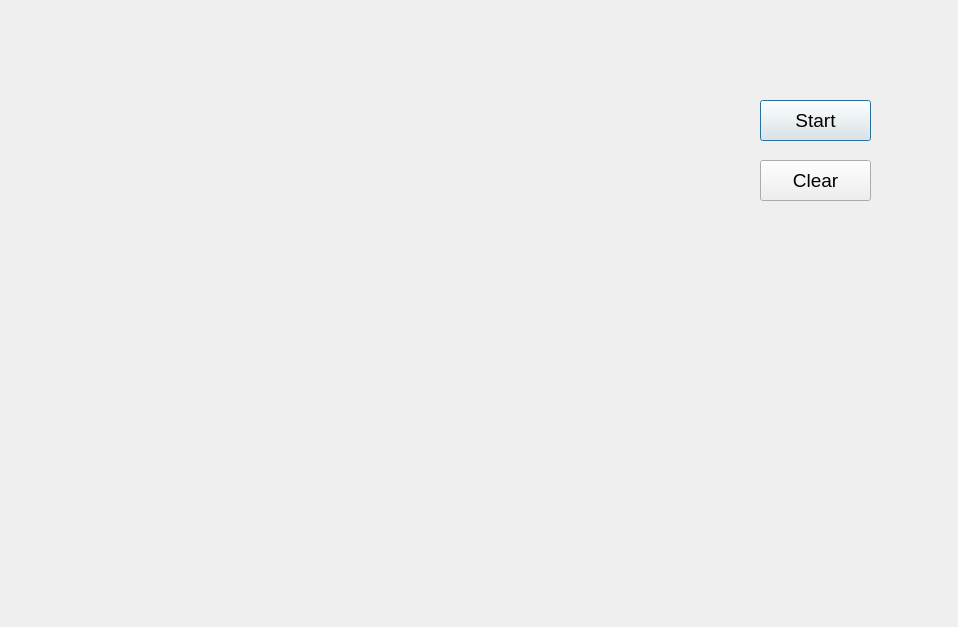
<?xml version="1.0" encoding="UTF-8"?>
<ui version="4.0">
 <class>MapDialog</class>
 <widget class="QDialog" name="MapDialog">
  <property name="geometry">
   <rect>
    <x>0</x>
    <y>0</y>
    <width>958</width>
    <height>627</height>
   </rect>
  </property>
  <property name="windowTitle">
   <string>Dialog</string>
  </property>
  <widget class="QPushButton" name="pushButton">
   <property name="geometry">
    <rect>
     <x>760</x>
     <y>100</y>
     <width>111</width>
     <height>41</height>
    </rect>
   </property>
   <property name="font">
    <font>
     <pointsize>14</pointsize>
    </font>
   </property>
   <property name="text">
    <string>Start</string>
   </property>
  </widget>
  <widget class="QPushButton" name="pushButton_2">
   <property name="geometry">
    <rect>
     <x>760</x>
     <y>160</y>
     <width>111</width>
     <height>41</height>
    </rect>
   </property>
   <property name="font">
    <font>
     <pointsize>14</pointsize>
    </font>
   </property>
   <property name="text">
    <string>Clear</string>
   </property>
  </widget>
 </widget>
 <resources/>
 <connections/>
</ui>
